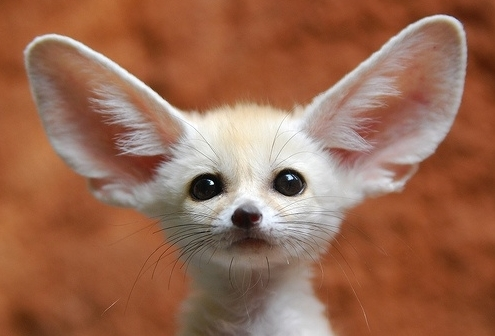
//> input picture hw2/code/input.jpg, 495 x 336 px
$ ./hist_matching   (built with g++ and OpenCV 4)
//> lines starting //> are read from the running program, lines starting //| are printed output that depends on the picture
#include "hist_func.h"
void hist_matching(Mat& input, Mat& matched, G* trans_func_T, G* trans_func_G, G* trans_func_matching, float* CDF_T, float* CDF_G);

int main() {
	Mat input = imread("input.jpg", CV_LOAD_IMAGE_COLOR);
//> input is the input picture: 336 rows x 495 cols, CV_8UC3; mean B, G, R 81.4, 105.2, 153.6
	Mat ref = imread("ref_img.jpg", CV_LOAD_IMAGE_COLOR);
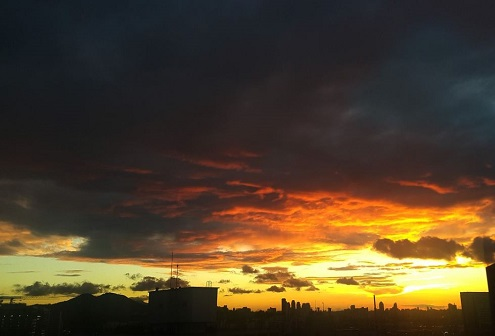
//> input picture hw2/code/ref_img.JPG, 495 x 336 px
//> ref is the input picture: 336 rows x 495 cols, CV_8UC3; mean B, G, R 43, 64.9, 80.9
	Mat input_gray;
	Mat ref_gray;

	cvtColor(input, input_gray, CV_BGR2GRAY);	// convert BRG to Grayscale
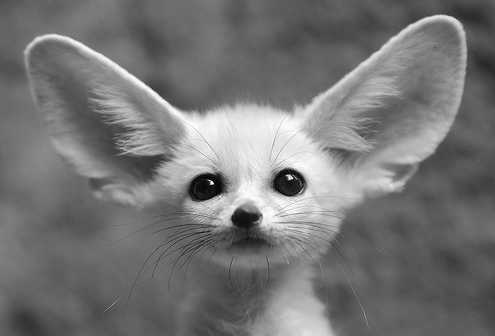
//> input_gray: 336 rows x 495 cols, CV_8UC1; min 0, max 255, mean 117
	cvtColor(ref, ref_gray, CV_BGR2GRAY);		// convert BRG to Grayscale
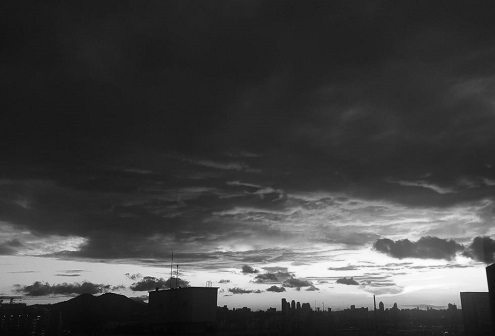
//> ref_gray: 336 rows x 495 cols, CV_8UC1; min 2, max 255, mean 67.2

	Mat matched = input_gray.clone();			// matrix for matched image


	//PDF or transfer function txt files

	FILE* f_PDF;
	FILE* f_PDF_ref_gray;
	FILE* f_matched_PDF_gray;

	FILE* f_trans_func_matching;	// G_inv(T(r))

	fopen_s(&f_PDF, "PDF.txt", "w+");
	fopen_s(&f_PDF_ref_gray, "PDF_ref_gray.txt", "w+");
	fopen_s(&f_matched_PDF_gray, "matched_PDF_gray.txt", "w+");

	fopen_s(&f_trans_func_matching, "trans_func_matching.txt", "w+");

//> (the run ends here: the program needs code that is not available in this run, at `float* PDF = cal_PDF(input_gray);`)
